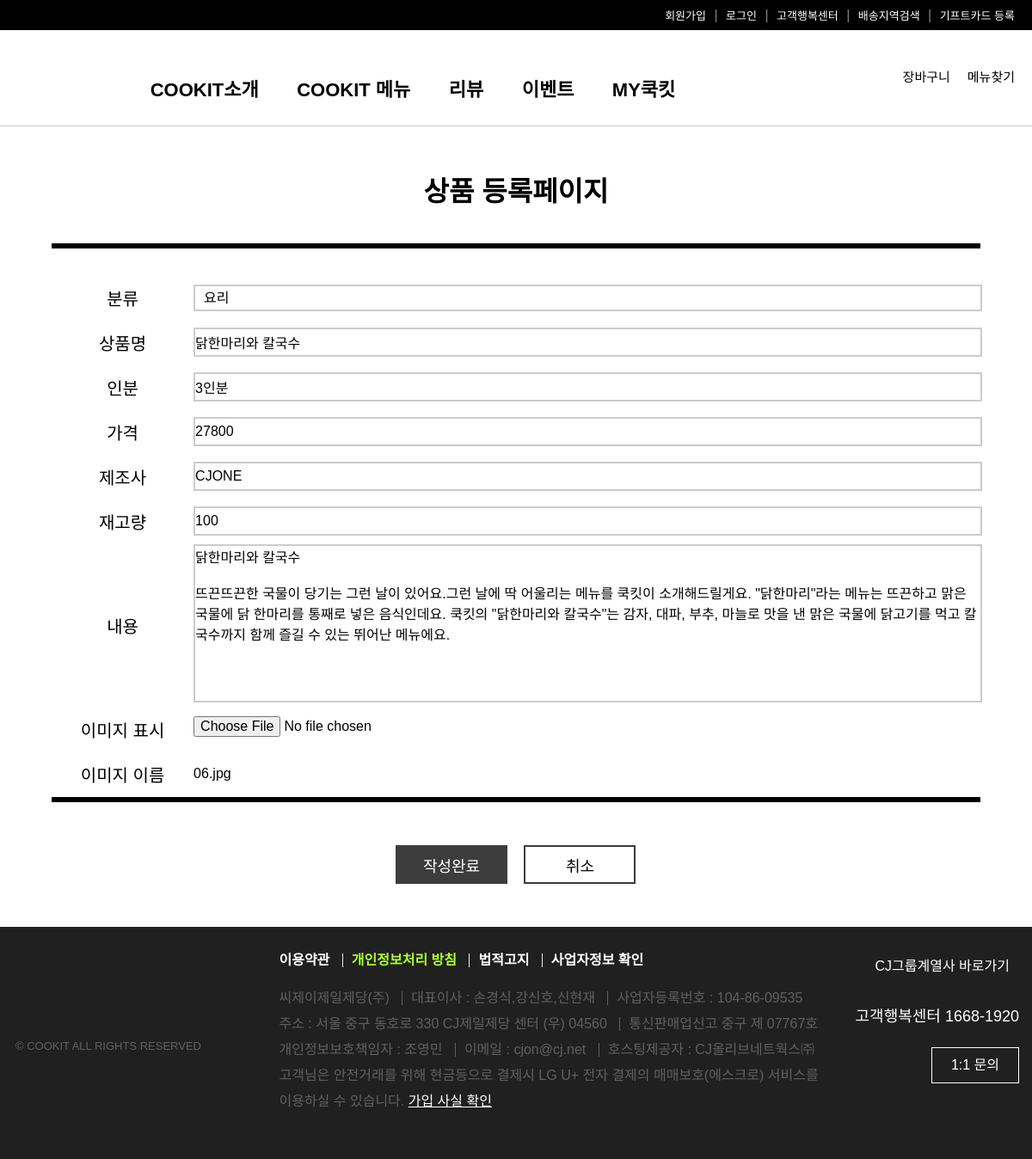
Page /product/6/pUpdate/ on the committed database.
### product/models.py (models this page shows, shortened)
class Product(models.Model):
    p_no=models.AutoField(primary_key=True)
    p_name=models.CharField(max_length=100)
    p_servings=models.CharField(max_length=100)
    p_unitPrice=models.IntegerField(default=0)
    p_description=models.TextField()
    p_category=models.CharField(max_length=20)
    p_manufacturer=models.CharField(max_length=20)
    p_unit=models.IntegerField(default=100)
    p_fileName=models.ImageField(blank=True)

### product/views.py (the view, shortened to what this page needs)
# urls.py: path('<str:p_no>/pUpdate/',views.pUpdate,name='pUpdate'),
def pUpdate(request,p_no):
    if request.method=='GET':
        qs=Product.objects.get(p_no=p_no)
        context={'product':qs}
        return render(request,'pUpdate.html',context)

### product/templates/pUpdate.html (shortened to what this page needs)
{% load static %}
<!DOCTYPE html>
<html lang="ko">
<head>
  <link rel="stylesheet" href="{% static 'css/style.css' %}">
  <link rel="stylesheet" href="{% static 'css/write.css' %}">
</head>
<body>
  <header>
    <ul>
      <li>회원가입</li> <span>|</span>
      <li>로그인</li> <span>|</span>
      <li>고객행복센터</li> <span>|</span>
      <li>배송지역검색</li> <span>|</span>
      <li>기프트카드 등록</li>
    </ul>
  </header>
  <nav>
    <div class="logo"></div>
    <div id="search">
      <div class="search"></div><br>
      <span>메뉴찾기</span>
    </div>
    <div id="cart">
      <div class="cart"></div><br>
      <span>장바구니</span>
    </div>
    <div class="nav-menu">
      <ul>
        <li>COOKIT소개</li>
        <li>COOKIT 메뉴</li>
        <li>리뷰</li>
        <li>이벤트</li>
        <li>MY쿡킷</li>
      </ul>
    </div>
  </nav>
  <section>
    <h1>상품 등록페이지</h1>
    <hr>
    <form action="{% url 'product:pUpdate' product.p_no%}" name="write" method="post" enctype="multipart/form-data">
      <table>
        <colgroup>
          <col width="15%">
          <col width="85%">
        </colgroup>
        <tr>
          <th>분류</th>
          <td>
            <div class="category-wrapper">
              <select name="category" id="category" >
                <option value="요리">요리</option>
              </select>
            </div>
          </td>
        </tr>
        <tr>
          <th>상품명</th>
          <td>
            <input type="text" name="name" id="name" value="{{product.p_name}}">
          </td>
        </tr>
        <tr>
          <th>인분</th>
          <td>
            <input type="text" name="serving" id="serving" value="{{product.p_servings}}">
          </td>
        </tr>
        <tr>
          <th>가격</th>
          <td>
            <input type="text" name="price" id="price" value="{{product.p_unitPrice}}">
          </td>
        </tr>
        <tr>
          <th>제조사</th>
          <td>
            <input type="text" name="manufacturer" id="manufacturer" value="{{product.p_manufacturer}}">
          </td>
        </tr>
        <tr>
          <th>재고량</th>
          <td>
            <input type="text" name="unit" id="unit" value="{{product.p_unit}}">
          </td>
        </tr>
        <tr>
          <th>내용</th>
          <td>
            <textarea name="description" id="description" cols="50" rows="10">{{product.p_description}}</textarea>
          </td>
        </tr>
        <tr>
          <th>이미지 표시</th>
          <td>
            <input type="file" name="file" id="file" >
          </td>
        </tr>
        <tr>
          <th>이미지 이름</th>
          {%if product.p_fileName%}
          <td>{{product.p_fileName}}</td>
          {%else%}
          <td><h4>이미지 없음</h4></td>
          {%endif%}
        </tr>
      </table>
      <hr>
      <div class="button-wrapper">
        <button type="submit" class="write">작성완료</button>
        <button type="button" onclick="cancelBtn()" class="cancel">취소</button>
      </div>
    </form>
  </section>
  <footer>
    <div class="wrapper">
      <div class="footer-left">
        <div class="footer-logo"></div>
        <div class="copyright">© COOKIT ALL RIGHTS RESERVED</div>
      </div>
      <div class="footer-center">
        <ul class="footer-nav">
          <li class="first-list">이용약관</li>
          <li class="green">개인정보처리 방침</li>
          <li>법적고지</li>
          <li>사업자정보 확인</li>
        </ul>
        <ul class="footer-info">
          <li class="first-list">씨제이제일제당(주)</li>
          <li>대표이사 : 손경식,강신호,신현재</li>
          <li>사업자등록번호 : 104-86-09535</li>
          <li class="first-list">주소 : 서울 중구 동호로 330 CJ제일제당 센터 (우) 04560</li>
          <li>통신판매업신고 중구 제 07767호</li>
          <li class="first-list">개인정보보호책임자 : 조영민</li>
          <li>이메일 : cjon@cj.net</li>
          <li>호스팅제공자 : CJ올리브네트웍스㈜</li>
        </ul>
        <div id="check">고객님은 안전거래를 위해 현금등으로 결제시 LG U+ 전자 결제의 매매보호(에스크로) 서비스를 이용하실 수 있습니다. <span class="check">가입 사실 확인</span></div>
      </div>
      <div class="footer-right">
        <div id="shortcut">
          <span>CJ그룹계열사 바로가기</span>
          <div class="shortcut"></div>
        </div>
        <div class="call">고객행복센터 1668-1920</div>
        <div class="inquery">1:1 문의</div>
      </div>
    </div>
  </footer>
</body>
</html>

### static/css/style.css (style rules this page uses)
*, body { margin: 0; padding: 0; font-family: 'Noto Sans KR', sans-serif; font-size: 16px; }
button { cursor: pointer; }
header { height: 35px; background: black; color: white; }
header ul { margin: 8px 15px 0px 0; float: right; list-style-type: none; }
li { display: inline-block; padding-right: 5px; font-size: 13px; }
header span { padding-right: 5px; color: gray; }
nav { width: 100%; border-bottom: 1px #ccc solid; padding-top: 15px; padding-bottom: 20px; }
.nav-menu { text-align: center; width: 80%; }
nav ul { display: inline-block; position: relative; top: -8px; margin: auto; }
nav li { margin-top: 0; padding: 0 20px; font-size: 22px; font-weight: bold; }
nav div { display: inline-block; }
.logo { background: url(https://www.cjcookit.com/cjkit/web/images/common/ico_set.png) no-repeat -310px -375px; background-size: 800px 800px; width: 110px; height: 40px; margin-left: 5px; }
#cart, #search { float: right; margin-right: 20px; }
.cart { position: relative; left: 10px; width: 45px; height: 30px; background: url(https://www.cjcookit.com/cjkit/web/images/common/ico_set.png) no-repeat -584px -320px; background-size: 800px 800px; }
.search { position: relative; left: 10px; width: 45px; height: 30px; background: url(https://www.cjcookit.com/cjkit/web/images/common/ico_set.png) no-repeat -624px -320px; background-size: 800px 800px; }
nav span { position: relative; top: -6px; font-size: 15px; }
footer { display: inline-block; width: 100%; height: 240px; margin-top: 50px; padding-top: 30px; background: #202020; color: #606060; }
footer li { font-size: 16px; }
.wrapper { width: 1200px; margin: auto; }
footer > div > div { display: inline-block; }
.footer-left { width: 300px; }
.footer-center { width: 640px; margin-left: 20px; }
.footer-right { float: right; width: 210px; color: white; margin-top: 8px; margin-right: 15px; }
.footer-logo { position: relative; top: -100px; background: url(https://www.cjcookit.com/cjkit/web/images/common/ico_set.png) no-repeat -310px -310px; background-size: 800px 800px; width: 170px; height: 60px; margin-top: 30px; margin-left: 10px; }
.copyright { display: block; position: relative; top: -65px; left: 18px; font-size: 13px; }
.footer-nav { color: white; margin-bottom: 20px; }
.footer-nav li { height: 16px; line-height: 15px; padding-left: 10px; padding-right: 10px; border-left: 1px solid #ededf0; font-weight: bolder; }
.footer-info { line-height: 30px; }
.footer-info li { height: 16px; line-height: 15px; padding-left: 10px; padding-right: 10px; border-left: 1px solid #606060; }
.first-list { padding-left: 0px !important; border-left: none !important; }
.green { color: greenyellow; }
#check { line-height: 30px; }
.check { color: white; text-decoration: underline; }
.footer-right div { float: right; }
.shortcut { display: inline-block; position: relative; top: -3px; right: -10px; width: 26px; height: 26px; margin-bottom: 25px; background: url(https://www.cjcookit.com/cjkit/web/images/common/ico_set.png) no-repeat -635px 0px; background-size: 800px 800px; transform: rotate(90deg); }
#shortcut > span { position: relative; top: -6px; right: -15px; color: white; }
.call { font-size: 18px; margin-bottom: 25px; }
.inquery { width: 100px; height: 40px; line-height: 40px; text-align: center; border: 1px solid white; }

### static/css/write.css (style rules this page uses)
section { margin: auto; width: 90%; }
h1 { font-size: 32px; margin: 50px 0 40px 0; text-align: center; }
hr { border: 3px solid black; margin-bottom: 30px; }
table { width: 100%; }
tr { height: 50px; }
th { font-weight: normal; font-size: 20px; }
select, input, textarea { width: 100%; border: 2px solid #ccc; }
.category-wrapper { width: 100%; border: 2px solid #ccc; }
select { padding: 5px 0px 5px 10px; background: url(https://www.midashotel.co.kr/Midas_common/images/homepage/board/search-box-select.png) no-repeat 98% 50%; -webkit-appearance: none; -moz-appearance: none; appearance: none; border: none; }
input { height: 30px; font-size: 16px; }
textarea { resize: none; }
#file { border: none; }
.button-wrapper { padding-top: 20px; width: 280px; margin: auto; }
button { width: 130px; height: 45px; font-size: 18px; }
.write { color: white; background: #3d3d3d; border: none; margin-right: 15px; }
.cancel { color: black; background: white; border: 2px solid #3d3d3d; }

### rows in the picture
Product: name "닭한마리와 칼국수", serving "3인분", price "27800", manufacturer "CJONE", unit "100", description "닭한마리와 칼국수 뜨끈뜨끈한 국물이 당기는 그런 날이 있어요.그런 날에 딱 어울리는 메뉴를 쿡킷이 소개해드릴게요. \"닭한마리\"라는 메뉴는 뜨끈하고 맑은 국물에 닭 한마리를 통째로 넣은 음식인데요. 쿡킷의 \"닭한마리와 칼국수\"는 감자, 대파, 부추, 마늘로 맛을 낸 맑은 국물에 닭고기를 먹고 칼국수까지 함께 즐길 수 있는 뛰어난 메뉴에요.", p_fileName "06.jpg"
